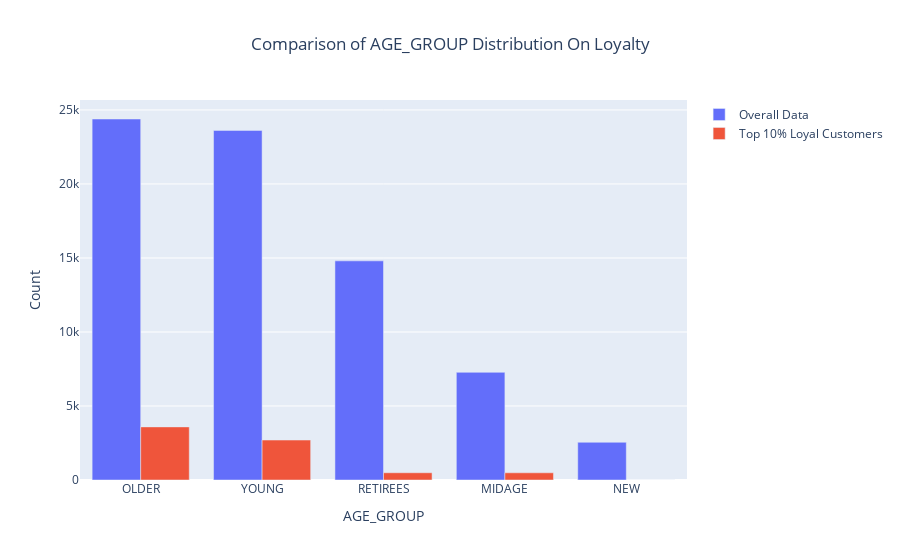

Notebook cell for this chart:
### Code cell
# Compare AGE_GROUP distribution for most loyal customers
full_counts = cust_data["AGE_GROUP"].value_counts()
top_counts = most_loyal_cust_data["AGE_GROUP"].value_counts()

fig = go.Figure()
fig.add_trace(go.Bar(x=full_counts.index, y=full_counts.values, name="Overall Data"))
fig.add_trace(go.Bar(x=top_counts.index, y=top_counts.values, name="Top 10% Loyal Customers"))
fig.update_layout(
    title="Comparison of AGE_GROUP Distribution On Loyalty",
    xaxis_title="AGE_GROUP",
    yaxis_title="Count",
    barmode="group",
    title_x=0.5,
)
fig.show()

### Figure 1 — Plotly figure (JSON) as saved in the notebook; plotly's stock layout.template omitted (floating-point values rounded to 4 significant figures)
{"data": [{"name": "Overall Data", "type": "bar", "x": ["OLDER", "YOUNG", "RETIREES", "MIDAGE", "NEW"], "y": [24389, 23619, 14805, 7275, 2549]}, {"name": "Top 10% Loyal Customers", "type": "bar", "x": ["OLDER", "YOUNG", "RETIREES", "MIDAGE", "NEW"], "y": [3589, 2698, 489, 486, 1]}], "layout": {"barmode": "group", "title": {"text": "Comparison of AGE_GROUP Distribution On Loyalty", "x": 0.5}, "xaxis": {"title": {"text": "AGE_GROUP"}}, "yaxis": {"title": {"text": "Count"}}}}
